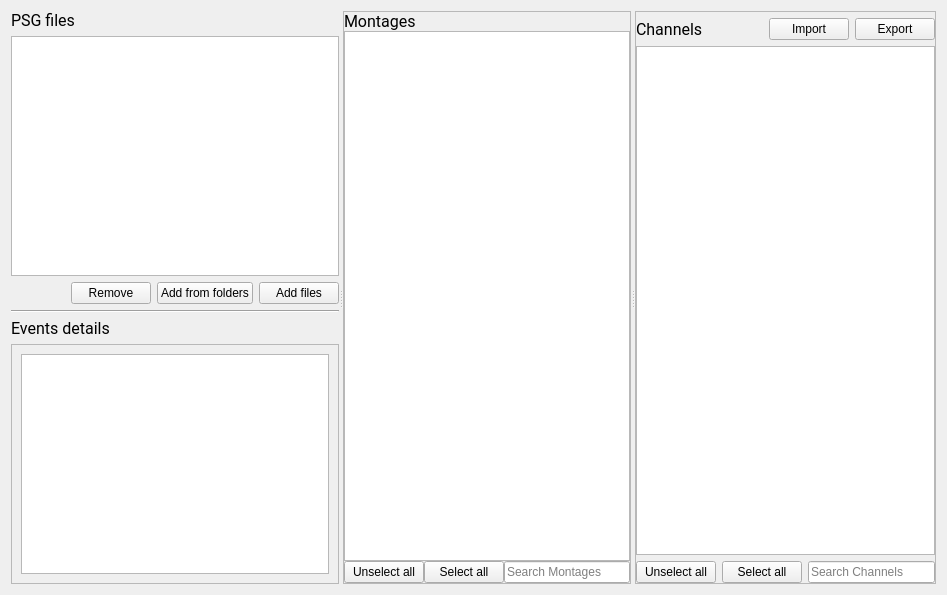
<?xml version="1.0" encoding="UTF-8"?>
<ui version="4.0">
 <class>InputFilesStep</class>
 <widget class="QWidget" name="InputFilesStep">
  <property name="geometry">
   <rect>
    <x>0</x>
    <y>0</y>
    <width>947</width>
    <height>595</height>
   </rect>
  </property>
  <property name="windowTitle">
   <string>Form</string>
  </property>
  <property name="styleSheet">
   <string notr="true">font: 12pt &quot;Roboto&quot;;</string>
  </property>
  <layout class="QVBoxLayout" name="verticalLayout_4">
   <item>
    <widget class="QSplitter" name="splitter">
     <property name="orientation">
      <enum>Qt::Horizontal</enum>
     </property>
     <property name="childrenCollapsible">
      <bool>false</bool>
     </property>
     <widget class="QWidget" name="layoutWidget">
      <layout class="QVBoxLayout" name="verticalLayout">
       <item>
        <widget class="QLabel" name="label">
         <property name="font">
          <font>
           <family>Roboto</family>
           <pointsize>12</pointsize>
           <weight>50</weight>
           <italic>false</italic>
           <bold>false</bold>
          </font>
         </property>
         <property name="text">
          <string>PSG files</string>
         </property>
        </widget>
       </item>
       <item>
        <widget class="QListView" name="files_listview">
         <property name="editTriggers">
          <set>QAbstractItemView::NoEditTriggers</set>
         </property>
         <property name="selectionMode">
          <enum>QAbstractItemView::ExtendedSelection</enum>
         </property>
         <property name="selectionBehavior">
          <enum>QAbstractItemView::SelectItems</enum>
         </property>
        </widget>
       </item>
       <item>
        <layout class="QHBoxLayout" name="horizontalLayout_3">
         <item>
          <spacer name="horizontalSpacer_2">
           <property name="orientation">
            <enum>Qt::Horizontal</enum>
           </property>
           <property name="sizeHint" stdset="0">
            <size>
             <width>40</width>
             <height>20</height>
            </size>
           </property>
          </spacer>
         </item>
         <item>
          <widget class="QPushButton" name="remove_entries_pushbutton">
           <property name="text">
            <string>Remove</string>
           </property>
          </widget>
         </item>
         <item>
          <widget class="QPushButton" name="add_folders_pushbutton">
           <property name="text">
            <string>Add from folders</string>
           </property>
          </widget>
         </item>
         <item>
          <widget class="QPushButton" name="add_files_pushbutton">
           <property name="text">
            <string>Add files</string>
           </property>
          </widget>
         </item>
        </layout>
       </item>
       <item>
        <widget class="Line" name="line_2">
         <property name="orientation">
          <enum>Qt::Horizontal</enum>
         </property>
        </widget>
       </item>
       <item>
        <widget class="QLabel" name="label_4">
         <property name="font">
          <font>
           <family>Roboto</family>
           <pointsize>12</pointsize>
           <weight>50</weight>
           <italic>false</italic>
           <bold>false</bold>
          </font>
         </property>
         <property name="text">
          <string>Events details</string>
         </property>
        </widget>
       </item>
       <item>
        <widget class="QScrollArea" name="scrollArea">
         <property name="widgetResizable">
          <bool>true</bool>
         </property>
         <widget class="QWidget" name="scrollAreaWidgetContents">
          <property name="geometry">
           <rect>
            <x>0</x>
            <y>0</y>
            <width>296</width>
            <height>234</height>
           </rect>
          </property>
          <layout class="QVBoxLayout" name="verticalLayout_5">
           <item>
            <widget class="QTreeView" name="events_treeView"/>
           </item>
          </layout>
         </widget>
        </widget>
       </item>
      </layout>
     </widget>
     <widget class="QFrame" name="frame_montages">
      <property name="enabled">
       <bool>true</bool>
      </property>
      <property name="frameShape">
       <enum>QFrame::StyledPanel</enum>
      </property>
      <property name="frameShadow">
       <enum>QFrame::Raised</enum>
      </property>
      <layout class="QVBoxLayout" name="verticalLayout_7">
       <property name="spacing">
        <number>0</number>
       </property>
       <property name="leftMargin">
        <number>0</number>
       </property>
       <property name="topMargin">
        <number>0</number>
       </property>
       <property name="rightMargin">
        <number>0</number>
       </property>
       <property name="bottomMargin">
        <number>0</number>
       </property>
       <item>
        <layout class="QVBoxLayout" name="verticalLayout_3">
         <item>
          <widget class="QLabel" name="label_3">
           <property name="font">
            <font>
             <family>Roboto</family>
             <pointsize>12</pointsize>
             <weight>50</weight>
             <italic>false</italic>
             <bold>false</bold>
            </font>
           </property>
           <property name="text">
            <string>Montages</string>
           </property>
          </widget>
         </item>
         <item>
          <widget class="QTableView" name="montages_tableview">
           <property name="editTriggers">
            <set>QAbstractItemView::NoEditTriggers</set>
           </property>
           <property name="selectionMode">
            <enum>QAbstractItemView::MultiSelection</enum>
           </property>
           <property name="selectionBehavior">
            <enum>QAbstractItemView::SelectRows</enum>
           </property>
           <property name="horizontalScrollMode">
            <enum>QAbstractItemView::ScrollPerPixel</enum>
           </property>
           <attribute name="horizontalHeaderStretchLastSection">
            <bool>true</bool>
           </attribute>
          </widget>
         </item>
         <item>
          <layout class="QHBoxLayout" name="horizontalLayout">
           <item>
            <widget class="QPushButton" name="unselect_all_montage_pushbutton">
             <property name="text">
              <string>Unselect all</string>
             </property>
            </widget>
           </item>
           <item>
            <widget class="QPushButton" name="select_all_montage_pushbutton">
             <property name="text">
              <string>Select all</string>
             </property>
            </widget>
           </item>
           <item>
            <widget class="QLineEdit" name="montage_search_lineedit">
             <property name="placeholderText">
              <string>Search Montages</string>
             </property>
            </widget>
           </item>
          </layout>
         </item>
        </layout>
       </item>
      </layout>
     </widget>
     <widget class="QFrame" name="frame_channels">
      <property name="frameShape">
       <enum>QFrame::StyledPanel</enum>
      </property>
      <property name="frameShadow">
       <enum>QFrame::Raised</enum>
      </property>
      <layout class="QVBoxLayout" name="verticalLayout_8">
       <property name="spacing">
        <number>0</number>
       </property>
       <property name="leftMargin">
        <number>0</number>
       </property>
       <property name="topMargin">
        <number>0</number>
       </property>
       <property name="rightMargin">
        <number>0</number>
       </property>
       <property name="bottomMargin">
        <number>0</number>
       </property>
       <item>
        <layout class="QVBoxLayout" name="verticalLayout_2" stretch="0,0,0,0">
         <property name="spacing">
          <number>6</number>
         </property>
         <item>
          <widget class="QFrame" name="frame">
           <property name="frameShape">
            <enum>QFrame::StyledPanel</enum>
           </property>
           <property name="frameShadow">
            <enum>QFrame::Raised</enum>
           </property>
          </widget>
         </item>
         <item>
          <layout class="QHBoxLayout" name="horizontalLayout_2">
           <property name="spacing">
            <number>6</number>
           </property>
           <item>
            <widget class="QLabel" name="label_2">
             <property name="font">
              <font>
               <family>Roboto</family>
               <pointsize>12</pointsize>
               <weight>50</weight>
               <italic>false</italic>
               <bold>false</bold>
              </font>
             </property>
             <property name="text">
              <string>Channels</string>
             </property>
            </widget>
           </item>
           <item>
            <spacer name="horizontalSpacer">
             <property name="orientation">
              <enum>Qt::Horizontal</enum>
             </property>
             <property name="sizeHint" stdset="0">
              <size>
               <width>40</width>
               <height>20</height>
              </size>
             </property>
            </spacer>
           </item>
           <item>
            <widget class="QPushButton" name="import_pushButton">
             <property name="text">
              <string>Import</string>
             </property>
            </widget>
           </item>
           <item>
            <widget class="QPushButton" name="export_pushbutton">
             <property name="text">
              <string>Export</string>
             </property>
            </widget>
           </item>
          </layout>
         </item>
         <item>
          <widget class="QTableView" name="channels_tableview">
           <property name="editTriggers">
            <set>QAbstractItemView::NoEditTriggers</set>
           </property>
           <property name="dragEnabled">
            <bool>false</bool>
           </property>
           <property name="dragDropOverwriteMode">
            <bool>false</bool>
           </property>
           <property name="dragDropMode">
            <enum>QAbstractItemView::NoDragDrop</enum>
           </property>
           <property name="alternatingRowColors">
            <bool>true</bool>
           </property>
           <property name="selectionBehavior">
            <enum>QAbstractItemView::SelectRows</enum>
           </property>
           <property name="horizontalScrollMode">
            <enum>QAbstractItemView::ScrollPerPixel</enum>
           </property>
           <property name="sortingEnabled">
            <bool>false</bool>
           </property>
           <attribute name="horizontalHeaderStretchLastSection">
            <bool>true</bool>
           </attribute>
          </widget>
         </item>
         <item>
          <layout class="QHBoxLayout" name="horizontalLayout_4">
           <item>
            <widget class="QPushButton" name="unselect_all_channels_pushbutton">
             <property name="text">
              <string>Unselect all</string>
             </property>
            </widget>
           </item>
           <item>
            <widget class="QPushButton" name="select_all_channels_pushbutton">
             <property name="text">
              <string>Select all</string>
             </property>
            </widget>
           </item>
           <item>
            <widget class="QLineEdit" name="search_channels_lineedit">
             <property name="inputMask">
              <string/>
             </property>
             <property name="placeholderText">
              <string>Search Channels</string>
             </property>
            </widget>
           </item>
          </layout>
         </item>
        </layout>
       </item>
      </layout>
     </widget>
    </widget>
   </item>
  </layout>
 </widget>
 <resources>
  <include location="../../../../../snooz-toolbox/src/main/python/ui/themes/themes.qrc"/>
 </resources>
 <connections>
  <connection>
   <sender>add_files_pushbutton</sender>
   <signal>clicked()</signal>
   <receiver>InputFilesStep</receiver>
   <slot>on_add_files()</slot>
   <hints>
    <hint type="sourcelabel">
     <x>203</x>
     <y>550</y>
    </hint>
    <hint type="destinationlabel">
     <x>330</x>
     <y>286</y>
    </hint>
   </hints>
  </connection>
  <connection>
   <sender>remove_entries_pushbutton</sender>
   <signal>clicked()</signal>
   <receiver>InputFilesStep</receiver>
   <slot>on_remove_entries()</slot>
   <hints>
    <hint type="sourcelabel">
     <x>73</x>
     <y>550</y>
    </hint>
    <hint type="destinationlabel">
     <x>330</x>
     <y>286</y>
    </hint>
   </hints>
  </connection>
  <connection>
   <sender>add_folders_pushbutton</sender>
   <signal>clicked()</signal>
   <receiver>InputFilesStep</receiver>
   <slot>on_add_folders()</slot>
   <hints>
    <hint type="sourcelabel">
     <x>160</x>
     <y>550</y>
    </hint>
    <hint type="destinationlabel">
     <x>330</x>
     <y>286</y>
    </hint>
   </hints>
  </connection>
  <connection>
   <sender>search_channels_lineedit</sender>
   <signal>textChanged(QString)</signal>
   <receiver>InputFilesStep</receiver>
   <slot>on_channel_search_changed()</slot>
   <hints>
    <hint type="sourcelabel">
     <x>871</x>
     <y>570</y>
    </hint>
    <hint type="destinationlabel">
     <x>473</x>
     <y>297</y>
    </hint>
   </hints>
  </connection>
  <connection>
   <sender>montage_search_lineedit</sender>
   <signal>textChanged(QString)</signal>
   <receiver>InputFilesStep</receiver>
   <slot>on_montage_seach_changed()</slot>
   <hints>
    <hint type="sourcelabel">
     <x>558</x>
     <y>570</y>
    </hint>
    <hint type="destinationlabel">
     <x>473</x>
     <y>297</y>
    </hint>
   </hints>
  </connection>
  <connection>
   <sender>select_all_channels_pushbutton</sender>
   <signal>clicked()</signal>
   <receiver>InputFilesStep</receiver>
   <slot>on_channels_select_all()</slot>
   <hints>
    <hint type="sourcelabel">
     <x>762</x>
     <y>570</y>
    </hint>
    <hint type="destinationlabel">
     <x>473</x>
     <y>297</y>
    </hint>
   </hints>
  </connection>
  <connection>
   <sender>select_all_montage_pushbutton</sender>
   <signal>clicked()</signal>
   <receiver>InputFilesStep</receiver>
   <slot>on_montages_select_all()</slot>
   <hints>
    <hint type="sourcelabel">
     <x>449</x>
     <y>570</y>
    </hint>
    <hint type="destinationlabel">
     <x>473</x>
     <y>297</y>
    </hint>
   </hints>
  </connection>
  <connection>
   <sender>unselect_all_channels_pushbutton</sender>
   <signal>clicked()</signal>
   <receiver>InputFilesStep</receiver>
   <slot>on_channels_unselect_all()</slot>
   <hints>
    <hint type="sourcelabel">
     <x>676</x>
     <y>570</y>
    </hint>
    <hint type="destinationlabel">
     <x>473</x>
     <y>297</y>
    </hint>
   </hints>
  </connection>
  <connection>
   <sender>unselect_all_montage_pushbutton</sender>
   <signal>clicked()</signal>
   <receiver>InputFilesStep</receiver>
   <slot>on_montages_unselect_all()</slot>
   <hints>
    <hint type="sourcelabel">
     <x>363</x>
     <y>570</y>
    </hint>
    <hint type="destinationlabel">
     <x>473</x>
     <y>297</y>
    </hint>
   </hints>
  </connection>
  <connection>
   <sender>files_listview</sender>
   <signal>clicked(QModelIndex)</signal>
   <receiver>InputFilesStep</receiver>
   <slot>on_file_selection_changed()</slot>
   <hints>
    <hint type="sourcelabel">
     <x>168</x>
     <y>90</y>
    </hint>
    <hint type="destinationlabel">
     <x>473</x>
     <y>297</y>
    </hint>
   </hints>
  </connection>
  <connection>
   <sender>export_pushbutton</sender>
   <signal>clicked()</signal>
   <receiver>InputFilesStep</receiver>
   <slot>export_slot()</slot>
   <hints>
    <hint type="sourcelabel">
     <x>897</x>
     <y>31</y>
    </hint>
    <hint type="destinationlabel">
     <x>473</x>
     <y>297</y>
    </hint>
   </hints>
  </connection>
  <connection>
   <sender>import_pushButton</sender>
   <signal>clicked()</signal>
   <receiver>InputFilesStep</receiver>
   <slot>import_slot()</slot>
   <hints>
    <hint type="sourcelabel">
     <x>816</x>
     <y>31</y>
    </hint>
    <hint type="destinationlabel">
     <x>473</x>
     <y>297</y>
    </hint>
   </hints>
  </connection>
 </connections>
 <slots>
  <slot>on_add_files()</slot>
  <slot>on_remove_entries()</slot>
  <slot>on_add_folders()</slot>
  <slot>on_test_button()</slot>
  <slot>on_channel_search_changed()</slot>
  <slot>on_apply()</slot>
  <slot>on_cancel()</slot>
  <slot>on_file_selection_changed()</slot>
  <slot>on_montage_seach_changed()</slot>
  <slot>on_file_search_changed()</slot>
  <slot>on_montages_select_all()</slot>
  <slot>on_channels_select_all()</slot>
  <slot>on_montages_unselect_all()</slot>
  <slot>on_channels_unselect_all()</slot>
  <slot>on_export()</slot>
  <slot>export_slot()</slot>
  <slot>import_slot()</slot>
 </slots>
</ui>
